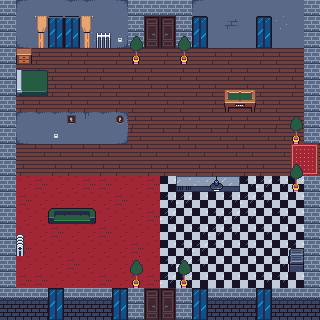

The image is a tile-based game level rendered from a .tmx file. Its description and complete source (layers, tilesets, objects, tile grids) follow:
An orthogonal 20x20 tile map with 16x16 px tiles, 3 tile layers (terrain, upper, upper second), 3 tilesets.

<map version="1.10" tiledversion="1.11.2" orientation="orthogonal" renderorder="right-down" width="20" height="20" tilewidth="16" tileheight="16" infinite="0" nextlayerid="4" nextobjectid="1">
 <tileset firstgid="1" source="tileset_modern_rpg_background.tsx" />
 <tileset firstgid="257" source="tileset_modern_rpg_furniture.tsx" />
 <tileset firstgid="513" source="tileset_modern_rpg_props.tsx" />
 <layer id="1" name="terrain" width="20" height="20">
  <data encoding="csv">
86,41,57,57,42,42,57,2684354601,86,86,86,86,57,57,57,57,57,57,57,2684354601,
86,57,57,57,57,57,57,57,86,2147483976,328,86,57,57,58,57,57,45,57,57,
86,1610612777,57,57,57,45,57,3221225513,86,2147483992,344,86,57,57,57,57,57,57,57,57,
86,2,2,3,2,2,3,2,2,3,2,2,3,2,2,3,2,2,3,86,
86,3,2,2,3,2,2,3,2,2,3,2,2,3,2,2,3,2,2,86,
86,2,3,2,2,3,2,2,3,2,2,3,2,2,3,2,2,3,2,86,
86,2,2,3,2,2,3,2,2,3,2,2,3,2,2,3,2,2,3,86,
86,41,42,42,42,43,42,2684354601,2,2,3,2,2,3,2,2,3,2,2,86,
86,1610612777,57,57,57,57,57,3221225513,4,3,4,4,3,4,4,3,4,4,3,86,
86,3,4,4,3,4,4,3,4,4,3,4,4,3,4,4,3,4,4,3,
86,2,3,2,2,3,2,2,3,2,2,3,2,2,3,2,2,3,2,2,
86,228,227,228,228,227,227,228,228,227,246,247,248,246,246,247,248,247,246,86,
86,227,228,228,228,228,228,227,228,228,247,248,246,246,247,248,247,246,246,86,
86,228,228,228,227,228,228,228,228,227,248,246,246,247,248,247,246,247,246,86,
86,228,228,227,228,228,227,228,228,228,246,246,247,248,247,246,247,246,246,86,
86,227,228,228,228,228,228,228,227,228,246,247,248,247,246,247,246,246,247,86,
86,228,228,228,227,228,228,228,228,228,247,248,247,246,246,246,246,247,247,86,
86,227,227,228,228,228,227,228,228,227,248,247,246,246,246,246,247,247,246,86,
87,87,87,53,87,87,87,53,86,15,16,86,53,87,87,87,53,87,87,87,
53,53,53,53,53,53,53,53,86,14,15,86,53,53,53,53,53,53,53,53
</data>
 </layer>
 <layer id="2" name="upper" width="20" height="20">
  <data encoding="csv">
0,0,0,0,0,0,0,0,0,0,0,0,41,0,0,0,0,0,0,86,
0,0,0,324,324,0,0,0,0,0,0,0,324,0,0,0,324,0,0,86,
0,0,521,340,340,0,452,520,363,0,0,363,340,0,0,0,340,0,0,86,
0,278,0,0,0,0,0,0,379,0,0,379,0,0,0,0,0,0,0,0,
0,2147484015,2147484014,0,0,0,0,0,0,0,0,0,0,0,0,0,0,0,0,0,
0,2147484031,2147484030,0,0,0,0,0,0,0,0,0,0,0,301,302,0,0,0,0,
0,0,0,0,0,0,0,0,0,0,0,0,0,0,317,318,0,0,0,0,
0,0,0,0,642,0,0,643,0,0,0,0,0,0,0,0,0,0,0,0,
0,0,0,520,0,0,0,0,0,0,0,0,0,0,0,0,0,0,0,0,
0,0,0,0,0,0,0,0,0,0,0,0,0,0,0,0,0,0,465,466,
0,0,0,0,0,0,0,0,0,0,0,0,0,0,0,0,0,0,481,482,
0,0,0,0,0,0,0,0,0,0,0,438,439,439,440,0,0,0,0,0,
0,0,0,0,0,0,0,0,0,0,0,0,0,0,0,0,0,0,0,0,
0,0,0,401,402,403,0,0,0,0,0,0,0,0,0,0,0,0,0,0,
0,0,0,0,0,0,0,0,0,0,0,0,0,0,0,0,0,0,0,0,
0,0,0,0,0,0,0,0,0,0,0,0,0,0,0,0,0,0,737,0,
0,0,0,0,0,0,0,0,363,0,0,363,0,0,0,0,0,0,753,0,
0,0,0,0,0,0,0,0,379,0,0,379,0,0,0,0,0,0,0,0,
0,0,0,324,0,0,0,324,0,2147483976,328,0,324,0,0,0,324,0,0,0,
0,0,0,340,0,0,0,340,0,2147483992,344,0,340,0,0,0,340,0,0,0
</data>
 </layer>
 <layer id="3" name="upper second" width="20" height="20">
  <data encoding="csv">
0,0,0,0,0,0,0,0,0,0,0,0,0,0,0,0,0,0,0,0,
0,0,397,398,398,399,0,0,0,0,0,0,0,0,0,0,0,0,0,0,
0,0,413,0,0,415,0,0,0,0,0,0,0,0,0,0,0,0,0,0,
0,0,0,0,0,0,0,0,0,0,0,0,0,0,0,0,0,0,0,0,
0,0,0,0,0,0,0,0,0,0,0,0,0,0,0,0,0,0,0,0,
0,0,0,0,0,0,0,0,0,0,0,0,0,0,0,0,0,0,0,0,
0,0,0,0,0,0,0,0,0,0,0,0,0,0,0,0,0,0,0,0,
0,0,0,0,0,0,0,0,0,0,0,0,0,0,0,0,0,0,363,0,
0,0,0,0,0,0,0,0,0,0,0,0,0,0,0,0,0,0,379,0,
0,0,0,0,0,0,0,0,0,0,0,0,0,0,0,0,0,0,0,0,
0,0,0,0,0,0,0,0,0,0,0,0,0,0,0,0,0,0,363,0,
0,0,0,0,0,0,0,0,0,0,0,0,0,456,0,0,0,0,379,0,
0,0,0,0,0,0,0,0,0,0,0,0,0,0,0,0,0,0,0,0,
0,0,0,0,0,0,0,0,0,0,0,0,0,0,0,0,0,0,0,0,
0,437,0,0,0,0,0,0,0,0,0,0,0,0,0,0,0,0,0,0,
0,453,0,0,0,0,0,0,0,0,0,0,0,0,0,0,0,0,0,0,
0,0,0,0,0,0,0,0,0,0,0,0,0,0,0,0,0,0,0,0,
0,0,0,0,0,0,0,0,0,0,0,0,0,0,0,0,0,0,0,0,
0,0,0,0,0,0,0,0,0,0,0,0,0,0,0,0,0,0,0,0,
0,0,0,0,0,0,0,0,0,0,0,0,0,0,0,0,0,0,0,0
</data>
 </layer>
</map>
